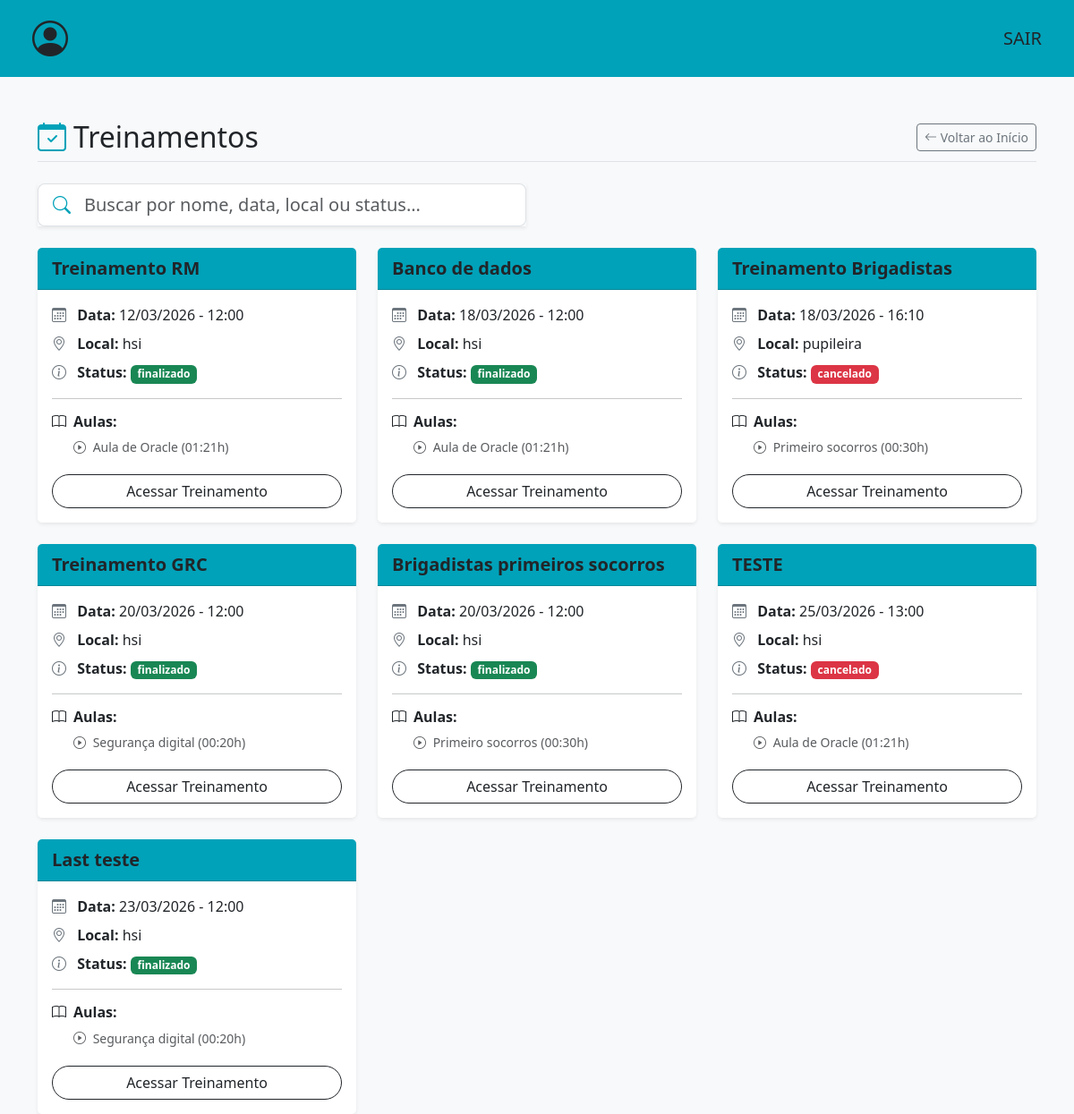
The page /treinamentos-finalizados/ (signed in) on the database as committed earlier.
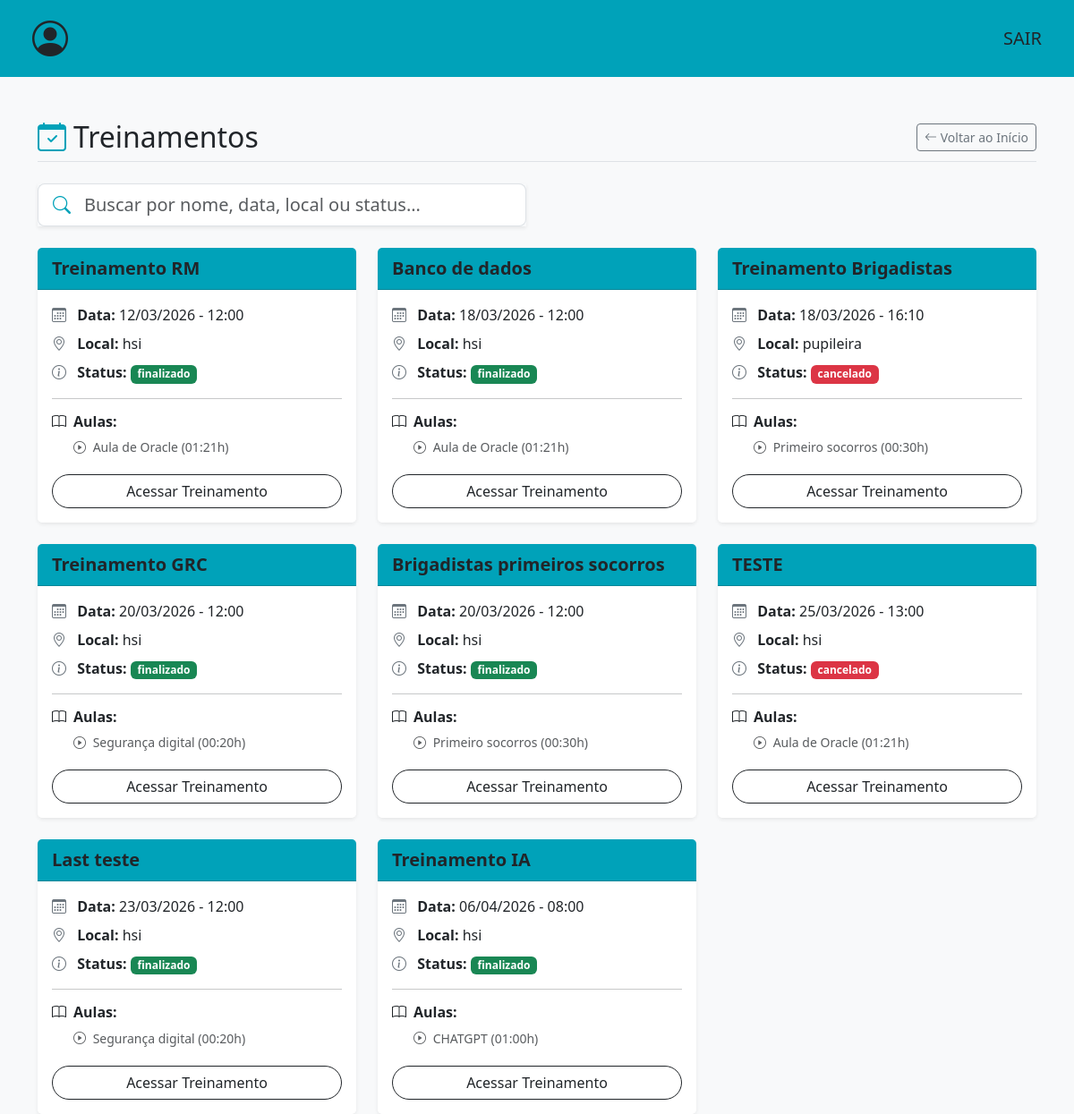
The same page on the database as committed later.
### events/models.py (models this page shows, shortened)
class Treinamento(models.Model):
    opcoes_local = [
        ("AUDITORIO HSI","hsi"),
        ("AUDITORIO ADM CENTRAL","pupileira"),
    ]
    opcoes_status = [
        ("FINALIZADO","finalizado"),
        ("CANCELADO","cancelado"),
        ("MARCADO","marcado"),
        ("ANDAMENTO","andamento")
    ]
    nm_evento = models.CharField(max_length=100)
    data = models.DateTimeField()
    local = models.CharField(max_length=50,choices=opcoes_local)
    status = models.CharField(max_length=50,choices=opcoes_status)
    participantes = models.JSONField(default=list,blank=True)
    aulas = models.ManyToManyField(Aula, related_name='aulas')
    horario_final = models.TimeField(null=True,blank=True)

class Aula(models.Model):
    nm_aula = models.CharField(max_length=150)
    descricao = models.CharField(max_length=200)
    palestrante = models.CharField(max_length=100)
    carga_horaria = models.TimeField(null=False)

### events/views.py (the view)
# urls.py: path('treinamentos-finalizados/',treinamentos_finalizados,name='treinamentos-finalizados'),
@login_required(login_url="login/")
def treinamentos_finalizados(request):
    lista_treinamentos = Treinamento.objects.filter(status__in=['FINALIZADO', 'CANCELADO'])
    return render(request,'events/listar-treinamento.html',{'treinamentos':lista_treinamentos})

### templates/events/listar-treinamento.html (shortened to what the changed rows need)
<!DOCTYPE html>
<html lang="pt-br">
<head>
    <link href="https://cdn.jsdelivr.net/npm/bootstrap@5.3.2/dist/css/bootstrap.min.css" rel="stylesheet">
    <link href="https://cdn.jsdelivr.net/npm/bootstrap-icons@1.11.1/font/bootstrap-icons.css" rel="stylesheet">
</head>
<body class="bg-light">
    <div class="container mt-5">
        <div class="d-flex justify-content-between align-items-center mb-4 border-bottom pb-2">
            <h2 class="m-0"><i class="bi bi-calendar-check text-custom-teal me-2"></i>Treinamentos</h2>
        </div>
        <div class="row row-cols-1 row-cols-md-2 row-cols-lg-3 g-4" id="listaTreinamentos">
            {% for treinamento in treinamentos %}
                <div class="col col-treinamento">
                    <div class="card h-100 shadow-sm border-0">
                        <div class="card-header bg-custom-teal text-dark fw-bold fs-5">
                            {{ treinamento.nm_evento }}
                        </div>
                        <div class="card-body">
                            <p class="card-text mb-2">
                                <i class="bi bi-calendar3 text-secondary me-2"></i> <strong>Data:</strong> {{ treinamento.data|date:"d/m/Y - H:i" }}
                            </p>
                            <p class="card-text mb-2">
                                <i class="bi bi-geo-alt text-secondary me-2"></i> <strong>Local:</strong> {{ treinamento.get_local_display }}
                            </p>
                            <p class="card-text mb-3">
                                <i class="bi bi-info-circle text-secondary me-2"></i> <strong>Status:</strong>
                                {% if treinamento.status == 'ANDAMENTO' %}
                                    <span class="badge bg-info text-dark">{{ treinamento.get_status_display }}</span>
                                {% elif treinamento.status == 'CANCELADO' %}
                                    <span class="badge bg-danger">{{ treinamento.get_status_display }}</span>
                                {% elif treinamento.status == 'MARCADO' %}
                                    <span class="badge bg-warning text-dark">{{ treinamento.get_status_display }}</span>
                                {% elif treinamento.status == 'FINALIZADO' %}
                                    <span class="badge bg-success">{{ treinamento.get_status_display }}</span>
                                {% else %}
                                    <span class="badge bg-secondary">{{ treinamento.get_status_display }}</span>
                                {% endif %}
                            </p>
                            <hr>
                            <h6 class="fw-bold mb-2"><i class="bi bi-book me-2"></i>Aulas:</h6>
                            <ul class="list-unstyled mb-0 ms-4 small">
                                {% for aula in treinamento.aulas.all %}
                                    <li class="mb-1 text-muted">
                                        <i class="bi bi-play-circle me-1"></i> {{ aula.nm_aula }} ({{ aula.carga_horaria }}h)
                                    </li>
                                {% empty %}
                                    <li class="text-danger fst-italic">Nenhuma aula vinculada.</li>
                                {% endfor %}
                            </ul>
                        </div>
                        <div class="card-footer bg-white border-0 text-center pb-3 pt-0">
                            <a href="{% url 'conferir-treinamento' treinamento.id %}" class="btn btn-outline-dark w-100 rounded-pill">
                                Acessar Treinamento
                            </a>
                        </div>
                    </div>
                </div>
            {% endfor %}
        </div>
    </div>
</body>
</html>

Rows that differ between the two databases and show on the page:
added Treinamento: nm_evento "Treinamento IA", data "06/04/2026 - 08:00", local "hsi", status "finalizado"
added Aula: nm_aula "CHATGPT", carga_horaria "01:00", shown under "Treinamento IA"
